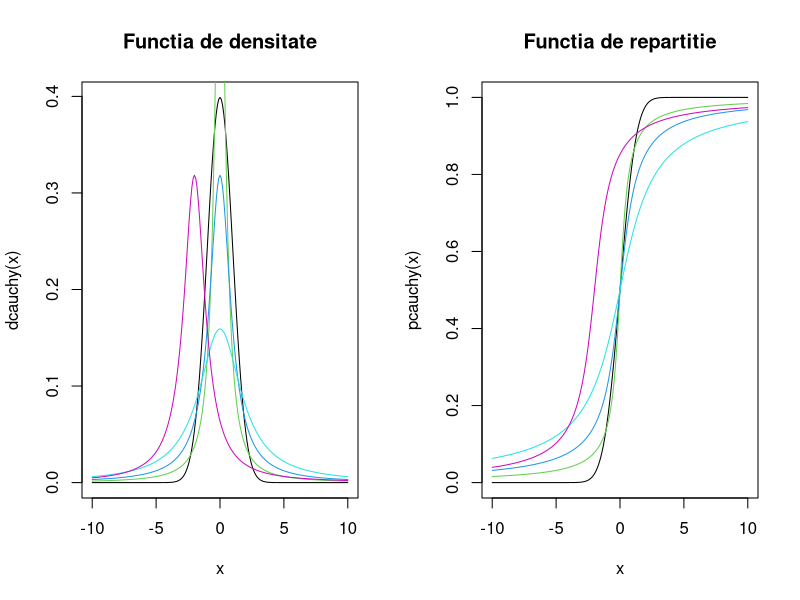

Write R code to recreate this figure.
# Distributia Cauchy

par(mfrow=c(1,2))

x <- seq(-10, 10, 0.1)

loc <- c(0, 0, 0, -2)
scl <- c(0.5, 1, 2, 1)

# Functia de densitate
plot(x, dnorm(x), type = "l", main = "Functia de densitate", xlab = "x", ylab = "dcauchy(x)")
for (i in 1:4)
  lines(x, dcauchy(x, location = loc[i], scale = scl[i], log = FALSE), col = i + 10, ylim = c(0, 2.5))

# Functia de repartitie
plot(x, pnorm(x), type = "l", main = "Functia de repartitie", xlab = "x", ylab = "pcauchy(x)")
for (i in 1:4)
  lines(x, pcauchy(x, location = loc[i], scale = scl[i], log = FALSE), col = i + 10, ylim = c(0, 2.5))



